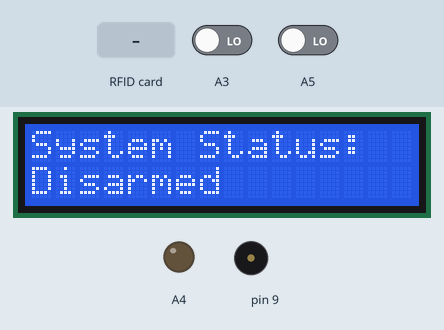
Recording of a sketch running on a simulated Arduino Uno, built with avr-gcc and run on an emulated ATmega328P. Shown: 16×2 character LCD, output pins drawn as LEDs (lit = HIGH), buzzer (waves = sounding). The test bench sets the inputs (shaded band); at power-on: A3 LOW, A5 LOW. Pins used as bus, display or sensor lines are not drawn; what the sketch prints to the serial monitor is not drawn.

Above: at 1.3 s.
1.4 s: RFID card 43 EF 1D 03 held to the reader
At 2.4 s:
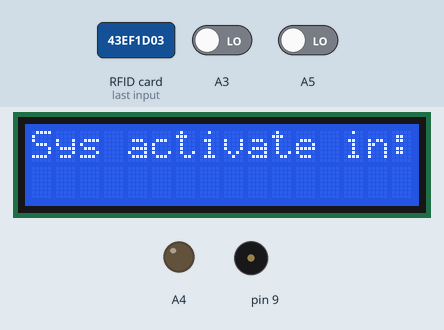
4.4 s: RFID card 43 EF 1D 03 held to the reader
At 4.81 s:
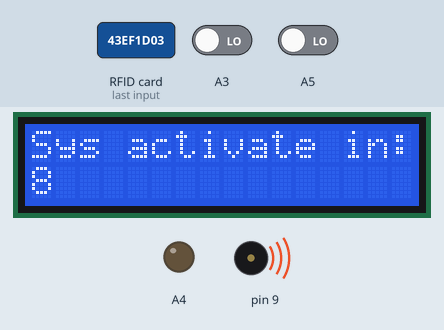
6.4 s: A3 driven HIGH
At 7.4 s:
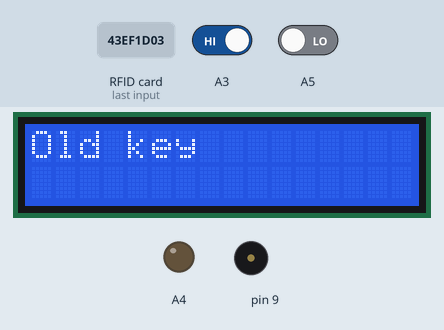
7.9 s: RFID card 5E 7A 19 C4 held to the reader
At 9.1 s:
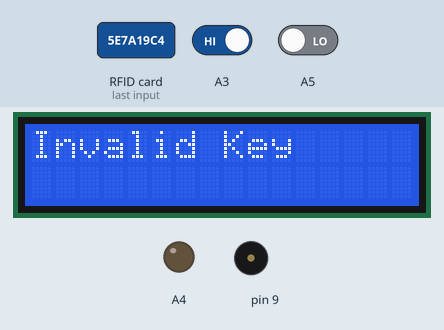
10.0 s: RFID card 43 EF 1D 03 held to the reader
At 11.2 s:
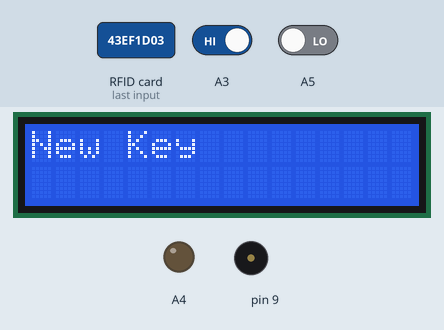
Timing chart, 0 to 12.7 s (numbered marks = the images above; inputs shaded):
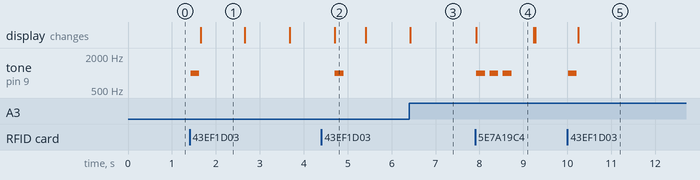

Measured:
- after the input at 1.4 s, tone on pin 9: silent → 1000 Hz at once, → silent 0.20 s later; the display: changes after 0.26 s (image 1)
- after the input at 4.4 s, tone on pin 9: silent → 1000 Hz after 0.31 s, → silent 0.20 s later
- after the input at 6.4 s, the display: changes at once (image 3)
- after the input at 7.9 s, tone on pin 9: alternates 1000 Hz for 0.20 s and silent for 0.10 s, 6 changes in all, then stays silent, starting at once; the display: changes at once (image 4)
- after the input at 10.0 s, tone on pin 9: silent → 1000 Hz at once, → silent 0.20 s later; the display: changes after 0.25 s (image 5)
- what the display in image 1 shows lasts 1.0 s, from 1.7 s to 2.7 s
- what the display in image 2 shows lasts 0.7 s, from 4.7 s to 5.4 s

The sketch:

NewProject.ino
```cpp
#include <SPI.h>
#include <MFRC522.h>
#include <LiquidCrystal.h>

#define SS_PIN 10
#define RST_PIN 8

MFRC522 mfrc522(SS_PIN, RST_PIN);

byte CorrectUid[] = { 0x43, 0xEF, 0x1D, 0x03 };

bool isArmed = false;

bool stateChanged = false;

int sensorState = LOW;

int sensorValue = 0;

bool isAlarmed = false;

bool movementDetected = false;

unsigned long movementDetectTime = 0;

unsigned long countdownStartTime = 0;


LiquidCrystal lcd(6, 7, 5, 4, 3, 2);

void setup() {
  Serial.begin(9600);
  pinMode(13, OUTPUT);
  pinMode(9, OUTPUT);
  lcd.begin(16, 2);
  lcd.print("Hello World");
  // tone(9, 1000);
  // delay(1000);
  // noTone(9);

  SPI.begin();

  pinMode(SS_PIN, OUTPUT);

  pinMode(12, INPUT);

  pinMode(11, OUTPUT);

  pinMode(13, OUTPUT);

  pinMode(A5, INPUT);

  pinMode(A4, OUTPUT);

  pinMode(A3, INPUT);

  lcd.clear();

  lcd.setCursor(0, 0);
  lcd.print("System Status:");
  lcd.setCursor(0, 1);
  lcd.print("Disarmed");


  mfrc522.PCD_Init();

  Serial.println("Hello World");
}

void loop() {
  unsigned long currentMillis = millis();

  unsigned long elapsedTime = currentMillis - countdownStartTime;


  if (digitalRead(A3) == HIGH)
  {
    if (!isArmed)
    {
      lcd.clear();
      lcd.setCursor(0, 0);
      lcd.print("Old key");

      getKey();


      stateChanged = true;
    }
  }

  if (stateChanged)
{
  delay(500);
    lcd.clear();
    lcd.setCursor(0, 0);
    lcd.print("System Status:");
  if (isArmed)
  {
    lcd.setCursor(0, 1);
    lcd.print("Armed");
  }
  else
  {
    lcd.setCursor(0, 1);
    lcd.print("Disarmed");
  }
    stateChanged = false;
}

sensorValue = digitalRead(A5);

if (sensorValue == HIGH)
{
  digitalWrite(A4, HIGH);

  if (sensorState == LOW && isArmed && !isAlarmed)
  {
    DetectMovement();
  }
}
else
{
  digitalWrite(A4, LOW);
}

  if (mfrc522.PICC_IsNewCardPresent()) {
      Serial.println("Test");
    if (mfrc522.PICC_ReadCardSerial()) {

      Serial.println("Test");


      byte CardUid[mfrc522.uid.size];

      for (byte i = 0; i < mfrc522.uid.size; i++)
      {
        CardUid[i] = mfrc522.uid.uidByte[i];
      }

      if (CompareCard(CardUid, CorrectUid, mfrc522.uid.size))
      {
        noTone(9);
        tone(9, 1000);
        delay(200);
        noTone(9);
        ToggleArm();
      }
      else
      {
        if (!isArmed)
        {
        lcd.clear();
        lcd.print("Invalid Key");
        tone(9, 1000);
        delay(200);
        noTone(9);
        delay(100);
        tone(9, 1000);
        delay(200);
        noTone(9);
        delay(100);
        tone(9, 1000);
        delay(200);
        noTone(9);
        }
      }

      if (!isArmed && !movementDetected)
      {
      stateChanged = true;
      }
    }
  }

  mfrc522.PICC_HaltA();
}

void getKey()
{
      byte CardUid[mfrc522.uid.size];
  while (!mfrc522.PICC_IsNewCardPresent()) {
      Serial.println("Test");
      delay(100);
  }
    if (mfrc522.PICC_ReadCardSerial()) {

      Serial.println("Test");


      for (byte i = 0; i < mfrc522.uid.size; i++)
      {
        CardUid[i] = mfrc522.uid.uidByte[i];
      }

      if (CompareCard(CardUid, CorrectUid, mfrc522.uid.size))
      {

        noTone(9);
        tone(9, 1000);
        delay(200);
        noTone(9);

        lcd.clear();
        lcd.print("New Key");

        while (!mfrc522.PICC_IsNewCardPresent()) {
          Serial.println("Test");
          delay(100);
        }

        if (mfrc522.PICC_ReadCardSerial()) {

          Serial.println("Test");

          byte NewUid[mfrc522.uid.size];

          for (byte i = 0; i < mfrc522.uid.size; i++)
          {
            NewUid[i] = mfrc522.uid.uidByte[i];
          }

          CorrectUid[0] = NewUid[0];
          CorrectUid[1] = NewUid[1];
          CorrectUid[2] = NewUid[2];
          CorrectUid[3] = NewUid[3];

        noTone(9);
        tone(9, 1000);
        delay(200);
        noTone(9);

        }

      }
      else
      {
        lcd.clear();
        lcd.print("Invalid Key");
        tone(9, 1000);
        delay(200);
        noTone(9);
        delay(100);
        tone(9, 1000);
        delay(200);
        noTone(9);
        delay(100);
        tone(9, 1000);
        delay(200);
        noTone(9);

      }

    }

  mfrc522.PICC_HaltA();
  if (CardUid)
  {

  return CardUid;
  }
  else
  {
    return NULL;
  }
}

void DetectMovement()
{
  movementDetected = true;
  lcd.clear();
  lcd.setCursor(0, 0);
  lcd.print("Movement Detected!");
  lcd.setCursor(0, 1);
  lcd.print("Alarm in: ");

  for (int i = 10; i > 0; i--)
  {
    ReadRfid();

    if (isArmed)
    {
    lcd.setCursor(10, 1);
    lcd.print(i);
    lcd.print(" ");
    delay(1000);
    }
    else
    {
      break;
    }
  }

  if (isArmed)
  {
    tone(9, 1000);
      lcd.clear();
      lcd.print("ALARM!!!");
      isAlarmed = true;
  }
}

void ReadRfid()
{


  if (mfrc522.PICC_IsNewCardPresent()) {
      Serial.println("Test");
    if (mfrc522.PICC_ReadCardSerial()) {

      Serial.println("Test");

      byte CardUid[mfrc522.uid.size];

      for (byte i = 0; i < mfrc522.uid.size; i++)
      {
        CardUid[i] = mfrc522.uid.uidByte[i];
      }

      if (CompareCard(CardUid, CorrectUid, mfrc522.uid.size))
      {
        noTone(9);
        tone(9, 1000);
        delay(200);
        noTone(9);
        ToggleArm();
      }
      else
      {
        if (!isArmed)
        {
        tone(9, 1000);
        delay(200);
        noTone(9);
        delay(100);
        tone(9, 1000);
        delay(200);
        noTone(9);
        delay(100);
        tone(9, 1000);
        delay(200);
        noTone(9);
        }
      }
    }
  }
  mfrc522.PICC_HaltA();
}

void ToggleArm()
{
  if (isArmed)
  {
    isArmed = false;
    stateChanged = true;
    noTone(9);
    isAlarmed = false;
    movementDetected = false;
  }
  else
  {
    isArmed = true;
    lcd.clear();
    lcd.setCursor(0, 0);
    lcd.print("Sys activate in:");
    for (int i = 10; i > 0; i--)
    {
      ReadRfid();
      if (isArmed)
      {
      lcd.setCursor(0, 1);
      delay(1000);
      lcd.print(i);
      lcd.print(" ");
      if (i <= 5 && i > 1)
      {
        tone(9, 1000);
        delay(150);
        noTone(9);
      }
      else if (i == 1)
      {
        tone(9, 1000);
        delay(500);
        noTone(9);
      }
      }
      else
      {
        break;
      }
    }
    stateChanged = true;
  }
}

bool CompareCard(byte *uid1, byte *uid2, byte size)
{
  for (byte i = 0; i < size; i++)
  {
    if (uid1[i] != uid2[i])
    {
      return false;
    }
  }

  return true;
}
```
